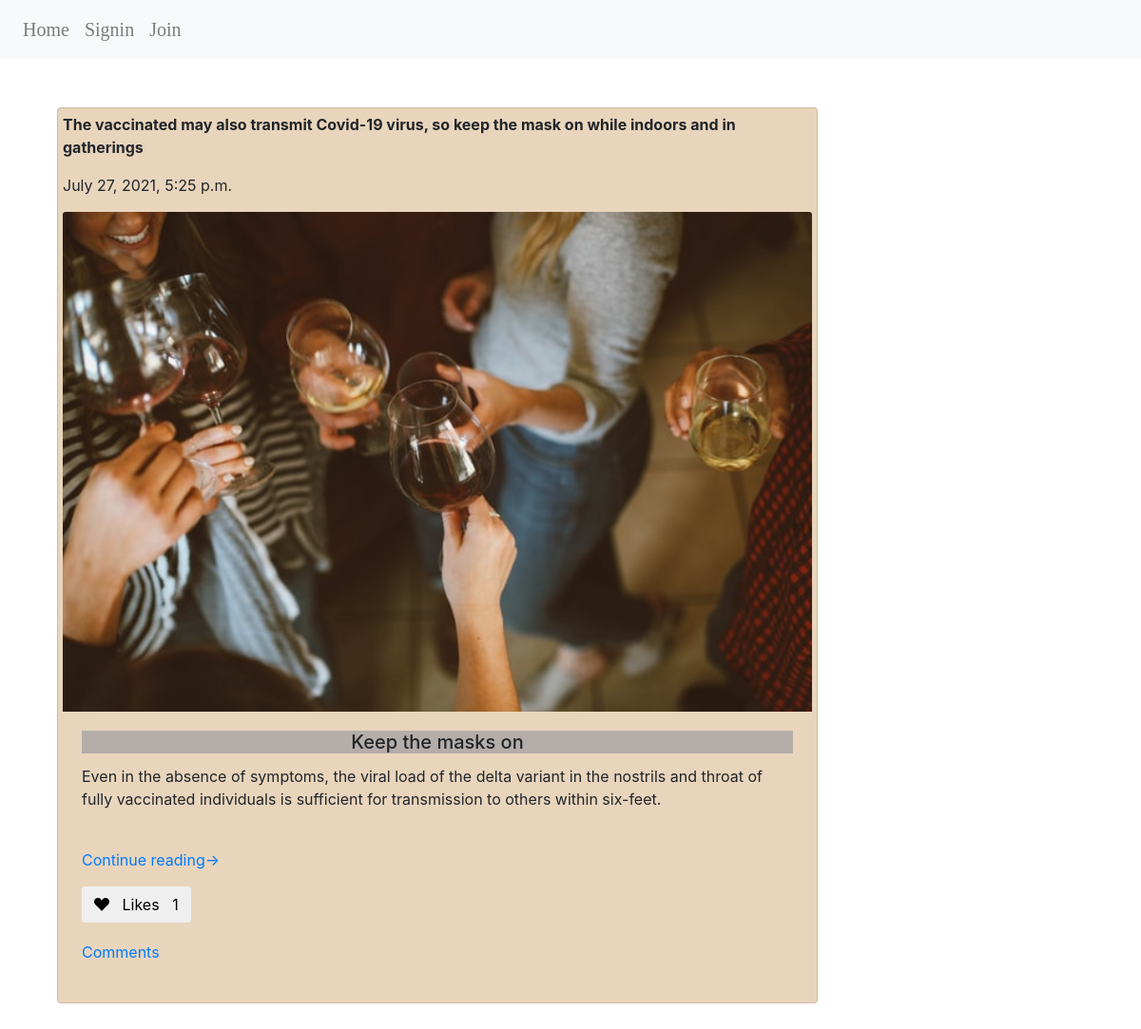
Before: /feed with the older database file.
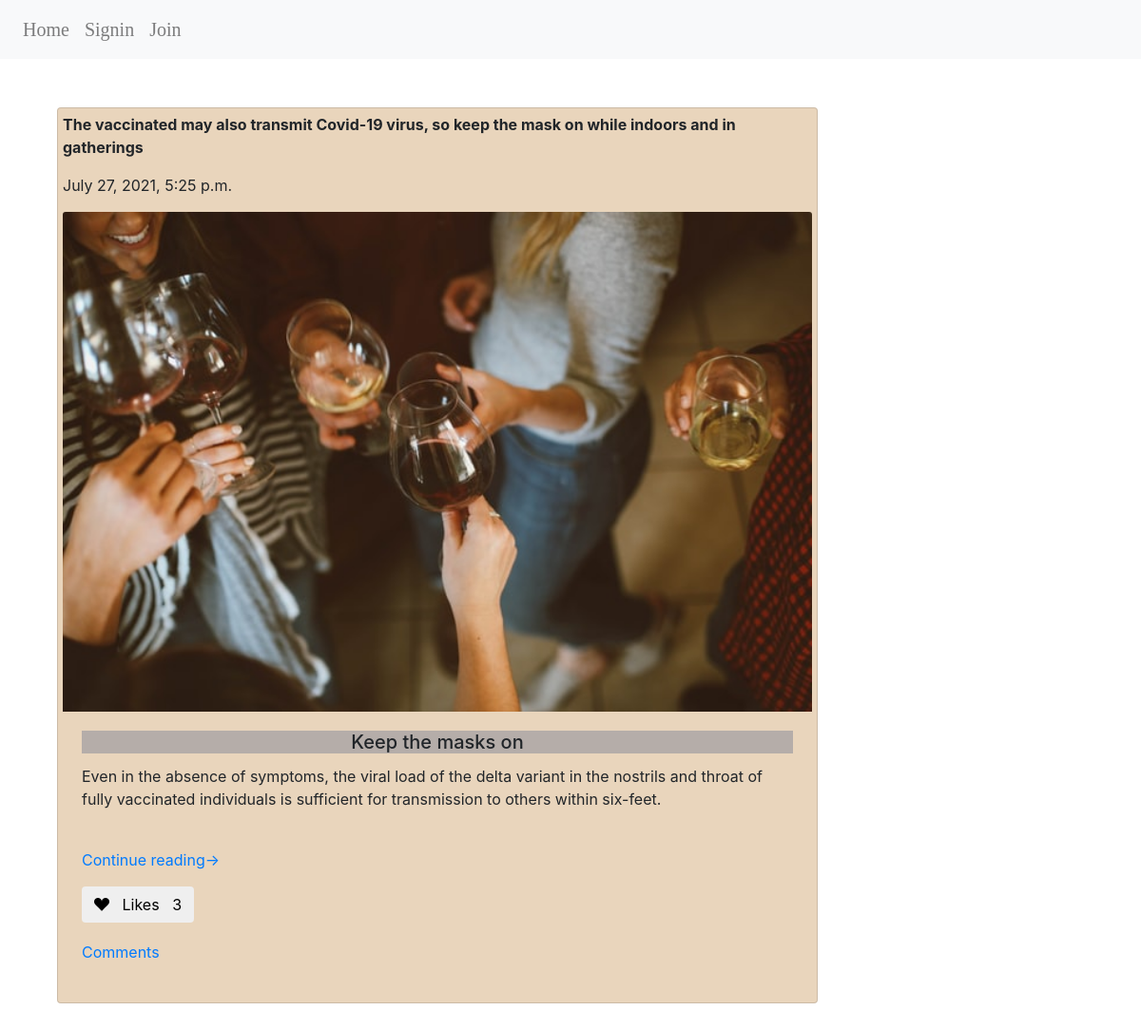
After: the same page with the newer database file.
### orgHaccounts/models.py (models this page shows)
class NewsPost(models.Model):
    intro = models.CharField(max_length=255)
    newscover = models.ImageField(upload_to='news_images/', default='news_images/get_social.jpg')
    title = models.CharField(max_length=255)
    description= models.TextField()
    likes = models.PositiveIntegerField(default=0)
    user_likes = models.ManyToManyField(User, related_name='liked_newsposts')
    postContent= models.TextField()
    creator = models.ForeignKey(User, related_name='newsPosts', on_delete=models.PROTECT)
    created_at = models.DateTimeField(auto_now_add=True, null=True)
    updated_at = models.DateTimeField(auto_now=True, null=True)

### orgHaccounts/views.py (the view)
# urls.py: path('feed', views.feed),
def feed(request):
    all_newsPosts= NewsPost.objects.all()
    context={
        "all_newsPosts": all_newsPosts,
    }
    return render(request, 'feed/feedPost.html', context)

### orgHaccounts/templates/feed/feedPost.html (shortened to what this page needs)
{% extends "base.html" %}
{% block content %}
    {% for newsPost in all_newsPosts %}
    <div class="container" id="wrapper">
        <div class="row">
            <div class="col">
            </div>
        </div>
        <div class="row justify-content-center">
            <div class="col">
                <div class="card" style="width: 50rem;">
                    <p><b> {{ newsPost.intro }}</b></p>
                    <p> {{ newsPost.created_at }} </p>
                    <img class="card-img-top" src="{{ newsPost.newscover.url }}" alt="Card image">
                    <div class="card-body">
                        <h5 class="card-title"> {{ newsPost.title }} </h5>
                        <p class="card-text"> {{ newsPost.description }}</p> <br>
                        <P class="card-text"><span><a href="/news_postContent/{{ newsPost.id }}"> Continue reading&rarr; </a></span></P>
                        {% if user not in newsPost.user_likes.all %}
                            <span><form action="/like/{{ newsPost.id }}" method="post" name="like" id="likeform">
                                <button type='like' name='like' value="{{ newsPost.id }}" class="btn btn-default">
                                    <i class="bi bi-suit-heart-fill"></i> &nbsp;
                                    <span> Likes &nbsp; {{ newsPost.user_likes.count }} </span>
                                </button>
                            </form></span>
                        {% endif %}</p>
                        {% if newsPost.comments %}
                            <p><span><a href="/comments/{{ newsPost.id }}"> Comments </a></span></p>
                        {% endif %}
                    </div>
                </div>
            </div>
        </div>
    </div>
    {% endfor %}
{% endblock %}

Changed rows visible on the page:
changed NewsPost "Keep the masks on": user_likes.count "1" → "3"
